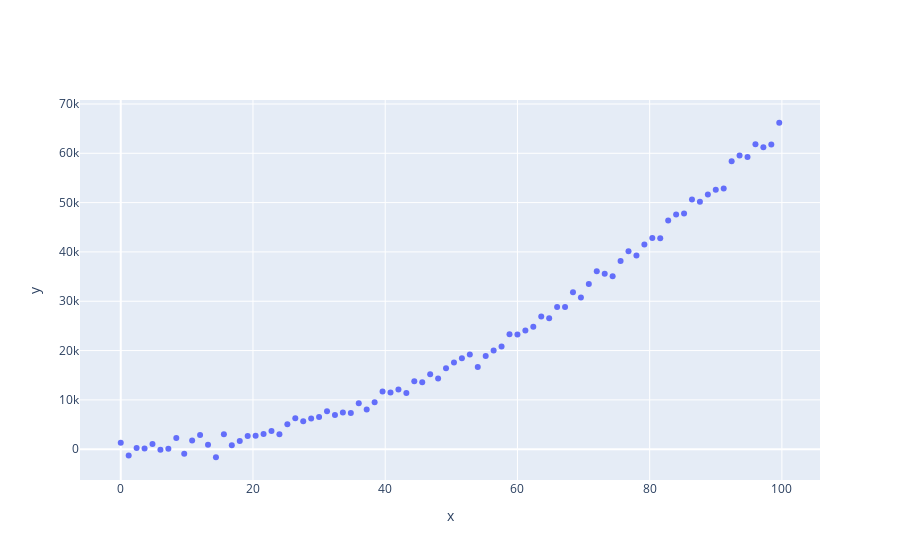

Source (notebook cell):
### Code cell
fig = go.Figure()
fig.add_trace(go.Scatter(x=x_value.reshape(-1,), y=y_value,
                        mode= 'markers', name= f'Data'))
fig.update_xaxes(title= 'x')
fig.update_yaxes(title= 'y', tickangle= 0)
fig.show()
